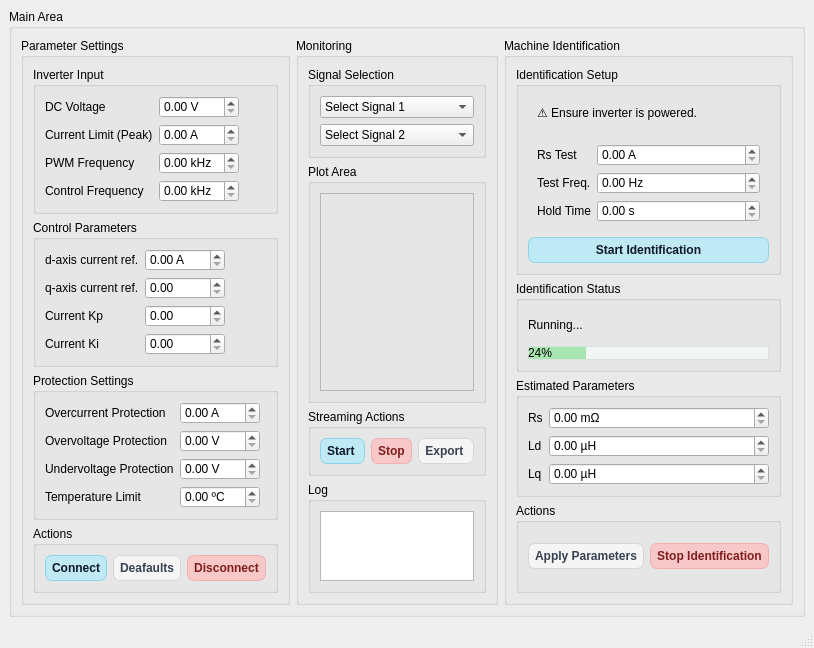
<?xml version="1.0" encoding="UTF-8"?>
<ui version="4.0">
 <class>MainWindow</class>
 <widget class="QMainWindow" name="MainWindow">
  <property name="geometry">
   <rect>
    <x>0</x>
    <y>0</y>
    <width>800</width>
    <height>600</height>
   </rect>
  </property>
  <property name="windowTitle">
   <string>MainWindow</string>
  </property>
  <widget class="QWidget" name="centralwidget">
   <property name="styleSheet">
    <string notr="true">QPushButton {
    background-color: #f3f4f6;
    color: #1f2937;
    border: 1px solid #d1d5db;
    border-radius: 7px;
    padding: 1px 6px;
    min-height: 22px;
    font-weight: 500;
}

QPushButton:hover {
    background-color: #e5e7eb;
}

QPushButton:pressed {
    background-color: #d1d5db;
}

/* BOTONES AZULES */
QPushButton#connectButton,
QPushButton#startButton,
QPushButton#startIdentificationButton {
    background-color: #bfe9f5;
    color: #0f172a;
    border: 1px solid #8fd3e8;
}

QPushButton#connectButton:hover,
QPushButton#startButton:hover,
QPushButton#startIdentificationButton:hover {
    background-color: #a9dfef;
}

QPushButton#connectButton:pressed,
QPushButton#startButton:pressed,
QPushButton#startIdentificationButton:pressed {
    background-color: #93d4e8;
}

/* BOTONES ROJOS PASTEL */
QPushButton#disconnectButton,
QPushButton#stopButton,
QPushButton#stopIdentificationButton {
    background-color: #f8c7c7;
    color: #7f1d1d;
    border: 1px solid #efb0b0;
}

QPushButton#disconnectButton:hover,
QPushButton#stopButton:hover,
QPushButton#stopIdentificationButton:hover {
    background-color: #f5b6b6;
}

QPushButton#disconnectButton:pressed,
QPushButton#stopButton:pressed,
QPushButton#stopIdentificationButton:pressed {
    background-color: #eea4a4;
}

/* BOTONES GRISES ELEGANTES */
QPushButton#defaultsButton,
QPushButton#exportButton,
QPushButton#applyParametersButton {
    background-color: #f5f5f5;
    color: #374151;
    border: 1px solid #d6d6d6;
}

QPushButton#defaultsButton:hover,
QPushButton#exportButton:hover,
QPushButton#applyParametersButton:hover {
    background-color: #ebebeb;
}

QPushButton#defaultsButton:pressed,
QPushButton#exportButton:pressed,
QPushButton#applyParametersButton:pressed {
    background-color: #dfdfdf;
}
QProgressBar#identificationProgressBar {
    background-color: #f1f5f4;
    border: 1px solid #d8e1df;
    border-radius: 8px;
    min-height: 12px;
    max-height: 12px;
}

QProgressBar#identificationProgressBar::chunk {
    background-color: #a8e6b0;
    border-radius: 8px;
}</string>
   </property>
   <layout class="QVBoxLayout" name="verticalLayout">
    <item>
     <widget class="QGroupBox" name="groupBox_2">
      <property name="title">
       <string>Main Area</string>
      </property>
      <layout class="QHBoxLayout" name="horizontalLayout" stretch="2,4,2">
       <item>
        <widget class="QGroupBox" name="groupBox_5">
         <property name="title">
          <string>Parameter Settings</string>
         </property>
         <layout class="QVBoxLayout" name="verticalLayout_2">
          <item>
           <widget class="QGroupBox" name="groupBox_9">
            <property name="title">
             <string>Inverter Input</string>
            </property>
            <layout class="QFormLayout" name="formLayout">
             <item row="0" column="0">
              <widget class="QLabel" name="label">
               <property name="text">
                <string>DC Voltage</string>
               </property>
              </widget>
             </item>
             <item row="0" column="1">
              <widget class="QDoubleSpinBox" name="doubleSpinBox">
               <property name="maximumSize">
                <size>
                 <width>80</width>
                 <height>16777215</height>
                </size>
               </property>
               <property name="suffix">
                <string> V</string>
               </property>
              </widget>
             </item>
             <item row="1" column="0">
              <widget class="QLabel" name="label_2">
               <property name="text">
                <string>Current Limit (Peak)</string>
               </property>
              </widget>
             </item>
             <item row="1" column="1">
              <widget class="QDoubleSpinBox" name="doubleSpinBox_2">
               <property name="maximumSize">
                <size>
                 <width>80</width>
                 <height>16777215</height>
                </size>
               </property>
               <property name="suffix">
                <string> A</string>
               </property>
              </widget>
             </item>
             <item row="2" column="0">
              <widget class="QLabel" name="label_3">
               <property name="text">
                <string>PWM Frequency</string>
               </property>
              </widget>
             </item>
             <item row="2" column="1">
              <widget class="QDoubleSpinBox" name="doubleSpinBox_3">
               <property name="maximumSize">
                <size>
                 <width>80</width>
                 <height>16777215</height>
                </size>
               </property>
               <property name="suffix">
                <string> kHz</string>
               </property>
              </widget>
             </item>
             <item row="3" column="0">
              <widget class="QLabel" name="label_4">
               <property name="text">
                <string>Control Frequency</string>
               </property>
              </widget>
             </item>
             <item row="3" column="1">
              <widget class="QDoubleSpinBox" name="doubleSpinBox_4">
               <property name="maximumSize">
                <size>
                 <width>80</width>
                 <height>16777215</height>
                </size>
               </property>
               <property name="suffix">
                <string> kHz</string>
               </property>
              </widget>
             </item>
            </layout>
           </widget>
          </item>
          <item>
           <widget class="QGroupBox" name="groupBox_8">
            <property name="title">
             <string>Control Parameters</string>
            </property>
            <layout class="QFormLayout" name="formLayout_2">
             <item row="0" column="0">
              <widget class="QLabel" name="label_5">
               <property name="text">
                <string>d-axis current ref.</string>
               </property>
              </widget>
             </item>
             <item row="1" column="0">
              <widget class="QLabel" name="label_6">
               <property name="text">
                <string>q-axis current ref.</string>
               </property>
              </widget>
             </item>
             <item row="2" column="0">
              <widget class="QLabel" name="label_7">
               <property name="text">
                <string>Current Kp</string>
               </property>
              </widget>
             </item>
             <item row="3" column="0">
              <widget class="QLabel" name="label_8">
               <property name="text">
                <string>Current Ki</string>
               </property>
              </widget>
             </item>
             <item row="0" column="1">
              <widget class="QDoubleSpinBox" name="doubleSpinBox_5">
               <property name="maximumSize">
                <size>
                 <width>80</width>
                 <height>16777215</height>
                </size>
               </property>
               <property name="suffix">
                <string> A</string>
               </property>
              </widget>
             </item>
             <item row="1" column="1">
              <widget class="QDoubleSpinBox" name="doubleSpinBox_6">
               <property name="maximumSize">
                <size>
                 <width>80</width>
                 <height>16777215</height>
                </size>
               </property>
              </widget>
             </item>
             <item row="2" column="1">
              <widget class="QDoubleSpinBox" name="doubleSpinBox_7">
               <property name="maximumSize">
                <size>
                 <width>80</width>
                 <height>16777215</height>
                </size>
               </property>
              </widget>
             </item>
             <item row="3" column="1">
              <widget class="QDoubleSpinBox" name="doubleSpinBox_8">
               <property name="maximumSize">
                <size>
                 <width>80</width>
                 <height>16777215</height>
                </size>
               </property>
              </widget>
             </item>
            </layout>
           </widget>
          </item>
          <item>
           <widget class="QGroupBox" name="groupBox_7">
            <property name="title">
             <string>Protection Settings </string>
            </property>
            <layout class="QFormLayout" name="formLayout_3">
             <item row="0" column="0">
              <widget class="QLabel" name="label_9">
               <property name="text">
                <string>Overcurrent Protection</string>
               </property>
              </widget>
             </item>
             <item row="1" column="0">
              <widget class="QLabel" name="label_10">
               <property name="text">
                <string>Overvoltage Protection</string>
               </property>
              </widget>
             </item>
             <item row="2" column="0">
              <widget class="QLabel" name="label_11">
               <property name="text">
                <string>Undervoltage Protection</string>
               </property>
              </widget>
             </item>
             <item row="3" column="0">
              <widget class="QLabel" name="label_12">
               <property name="text">
                <string>Temperature Limit</string>
               </property>
              </widget>
             </item>
             <item row="0" column="1">
              <widget class="QDoubleSpinBox" name="doubleSpinBox_9">
               <property name="maximumSize">
                <size>
                 <width>80</width>
                 <height>16777215</height>
                </size>
               </property>
               <property name="suffix">
                <string> A</string>
               </property>
              </widget>
             </item>
             <item row="2" column="1">
              <widget class="QDoubleSpinBox" name="doubleSpinBox_10">
               <property name="maximumSize">
                <size>
                 <width>80</width>
                 <height>16777215</height>
                </size>
               </property>
               <property name="suffix">
                <string> V</string>
               </property>
              </widget>
             </item>
             <item row="1" column="1">
              <widget class="QDoubleSpinBox" name="doubleSpinBox_11">
               <property name="maximumSize">
                <size>
                 <width>80</width>
                 <height>16777215</height>
                </size>
               </property>
               <property name="suffix">
                <string> V</string>
               </property>
              </widget>
             </item>
             <item row="3" column="1">
              <widget class="QDoubleSpinBox" name="doubleSpinBox_12">
               <property name="maximumSize">
                <size>
                 <width>80</width>
                 <height>16777215</height>
                </size>
               </property>
               <property name="suffix">
                <string> ºC</string>
               </property>
              </widget>
             </item>
            </layout>
           </widget>
          </item>
          <item>
           <widget class="QGroupBox" name="groupBox_6">
            <property name="title">
             <string>Actions</string>
            </property>
            <layout class="QHBoxLayout" name="horizontalLayout_2">
             <item>
              <widget class="QPushButton" name="connectButton">
               <property name="text">
                <string>Connect</string>
               </property>
              </widget>
             </item>
             <item>
              <widget class="QPushButton" name="defaultsButton">
               <property name="text">
                <string>Deafaults</string>
               </property>
              </widget>
             </item>
             <item>
              <widget class="QPushButton" name="disconnectButton">
               <property name="text">
                <string>Disconnect</string>
               </property>
              </widget>
             </item>
            </layout>
           </widget>
          </item>
         </layout>
        </widget>
       </item>
       <item>
        <widget class="QGroupBox" name="groupBox_4">
         <property name="title">
          <string>Monitoring</string>
         </property>
         <layout class="QVBoxLayout" name="verticalLayout_3" stretch="1,5,1,2">
          <item>
           <widget class="QGroupBox" name="groupBox_13">
            <property name="title">
             <string>Signal Selection</string>
            </property>
            <layout class="QVBoxLayout" name="verticalLayout_4">
             <item>
              <widget class="QComboBox" name="comboBox">
               <item>
                <property name="text">
                 <string>Select Signal 1</string>
                </property>
               </item>
               <item>
                <property name="text">
                 <string>DC Bus Voltage (V)</string>
                </property>
               </item>
               <item>
                <property name="text">
                 <string>d-axis Current (A)</string>
                </property>
               </item>
               <item>
                <property name="text">
                 <string>q-axis Current (A)</string>
                </property>
               </item>
               <item>
                <property name="text">
                 <string>Phase A Current (A)</string>
                </property>
               </item>
               <item>
                <property name="text">
                 <string>Phase B Current (A)</string>
                </property>
               </item>
               <item>
                <property name="text">
                 <string>Phase C Current (A)</string>
                </property>
               </item>
               <item>
                <property name="text">
                 <string>Temperature (ºC)</string>
                </property>
               </item>
               <item>
                <property name="text">
                 <string>Duty Cycle (%)</string>
                </property>
               </item>
              </widget>
             </item>
             <item>
              <widget class="QComboBox" name="comboBox_2">
               <item>
                <property name="text">
                 <string>Select Signal 2</string>
                </property>
               </item>
               <item>
                <property name="text">
                 <string>DC Bus Voltage (V)</string>
                </property>
               </item>
               <item>
                <property name="text">
                 <string>d-axis Current (A)</string>
                </property>
               </item>
               <item>
                <property name="text">
                 <string>q-axis Current (A)</string>
                </property>
               </item>
               <item>
                <property name="text">
                 <string>Phase A Current (A)</string>
                </property>
               </item>
               <item>
                <property name="text">
                 <string>Phase B Current (A)</string>
                </property>
               </item>
               <item>
                <property name="text">
                 <string>Phase C Current (A)</string>
                </property>
               </item>
               <item>
                <property name="text">
                 <string>Temperature (ºC)</string>
                </property>
               </item>
               <item>
                <property name="text">
                 <string>Duty Cycle (%)</string>
                </property>
               </item>
              </widget>
             </item>
            </layout>
           </widget>
          </item>
          <item>
           <widget class="QGroupBox" name="groupBox_12">
            <property name="title">
             <string>Plot Area</string>
            </property>
            <layout class="QVBoxLayout" name="verticalLayout_5">
             <item>
              <widget class="QFrame" name="MonitoringPlotFrame">
               <property name="frameShape">
                <enum>QFrame::Shape::StyledPanel</enum>
               </property>
               <property name="frameShadow">
                <enum>QFrame::Shadow::Raised</enum>
               </property>
              </widget>
             </item>
            </layout>
           </widget>
          </item>
          <item>
           <widget class="QGroupBox" name="groupBox_11">
            <property name="title">
             <string>Streaming Actions</string>
            </property>
            <layout class="QHBoxLayout" name="horizontalLayout_3">
             <item>
              <widget class="QPushButton" name="startButton">
               <property name="text">
                <string>Start </string>
               </property>
              </widget>
             </item>
             <item>
              <widget class="QPushButton" name="stopButton">
               <property name="text">
                <string>Stop</string>
               </property>
              </widget>
             </item>
             <item>
              <widget class="QPushButton" name="exportButton">
               <property name="text">
                <string>Export </string>
               </property>
              </widget>
             </item>
            </layout>
           </widget>
          </item>
          <item>
           <widget class="QGroupBox" name="groupBox_10">
            <property name="title">
             <string>Log</string>
            </property>
            <layout class="QVBoxLayout" name="verticalLayout_6">
             <item>
              <widget class="QPlainTextEdit" name="plainTextEdit"/>
             </item>
            </layout>
           </widget>
          </item>
         </layout>
        </widget>
       </item>
       <item>
        <widget class="QGroupBox" name="groupBox_3">
         <property name="title">
          <string>Machine Identification</string>
         </property>
         <layout class="QVBoxLayout" name="verticalLayout_7">
          <item>
           <widget class="QGroupBox" name="groupBox_15">
            <property name="title">
             <string>Identification Setup</string>
            </property>
            <layout class="QVBoxLayout" name="verticalLayout_8">
             <item>
              <widget class="QWidget" name="widget" native="true">
               <layout class="QVBoxLayout" name="verticalLayout_9">
                <item>
                 <widget class="QLabel" name="label_13">
                  <property name="sizePolicy">
                   <sizepolicy hsizetype="Expanding" vsizetype="Preferred">
                    <horstretch>0</horstretch>
                    <verstretch>0</verstretch>
                   </sizepolicy>
                  </property>
                  <property name="text">
                   <string>⚠ Ensure inverter is powered.</string>
                  </property>
                  <property name="wordWrap">
                   <bool>true</bool>
                  </property>
                 </widget>
                </item>
               </layout>
              </widget>
             </item>
             <item>
              <widget class="QWidget" name="widget_2" native="true">
               <layout class="QFormLayout" name="formLayout_5">
                <item row="0" column="1">
                 <widget class="QDoubleSpinBox" name="doubleSpinBox_13">
                  <property name="suffix">
                   <string> A</string>
                  </property>
                 </widget>
                </item>
                <item row="1" column="1">
                 <widget class="QDoubleSpinBox" name="doubleSpinBox_14">
                  <property name="suffix">
                   <string> Hz</string>
                  </property>
                 </widget>
                </item>
                <item row="2" column="1">
                 <widget class="QDoubleSpinBox" name="doubleSpinBox_15">
                  <property name="suffix">
                   <string> s</string>
                  </property>
                 </widget>
                </item>
                <item row="2" column="0">
                 <widget class="QLabel" name="label_19">
                  <property name="text">
                   <string>Hold Time</string>
                  </property>
                 </widget>
                </item>
                <item row="1" column="0">
                 <widget class="QLabel" name="label_18">
                  <property name="text">
                   <string>Test Freq.</string>
                  </property>
                 </widget>
                </item>
                <item row="0" column="0">
                 <widget class="QLabel" name="label_17">
                  <property name="text">
                   <string>Rs Test </string>
                  </property>
                 </widget>
                </item>
               </layout>
              </widget>
             </item>
             <item>
              <widget class="QPushButton" name="startIdentificationButton">
               <property name="text">
                <string>Start Identification</string>
               </property>
              </widget>
             </item>
            </layout>
           </widget>
          </item>
          <item>
           <widget class="QGroupBox" name="groupBox_16">
            <property name="title">
             <string>Identification Status</string>
            </property>
            <layout class="QVBoxLayout" name="verticalLayout_10">
             <item>
              <widget class="QLabel" name="label_14">
               <property name="text">
                <string>Running...</string>
               </property>
              </widget>
             </item>
             <item>
              <widget class="QProgressBar" name="identificationProgressBar">
               <property name="value">
                <number>24</number>
               </property>
              </widget>
             </item>
            </layout>
           </widget>
          </item>
          <item>
           <widget class="QGroupBox" name="groupBox_17">
            <property name="title">
             <string>Estimated Parameters</string>
            </property>
            <layout class="QFormLayout" name="formLayout_4">
             <item row="0" column="0">
              <widget class="QLabel" name="label_15">
               <property name="text">
                <string>Rs</string>
               </property>
              </widget>
             </item>
             <item row="0" column="1">
              <widget class="QDoubleSpinBox" name="doubleSpinBox_16">
               <property name="suffix">
                <string> mΩ</string>
               </property>
              </widget>
             </item>
             <item row="1" column="0">
              <widget class="QLabel" name="label_16">
               <property name="text">
                <string>Ld</string>
               </property>
              </widget>
             </item>
             <item row="2" column="0">
              <widget class="QLabel" name="label_20">
               <property name="text">
                <string>Lq</string>
               </property>
              </widget>
             </item>
             <item row="1" column="1">
              <widget class="QDoubleSpinBox" name="doubleSpinBox_17">
               <property name="suffix">
                <string> µH</string>
               </property>
              </widget>
             </item>
             <item row="2" column="1">
              <widget class="QDoubleSpinBox" name="doubleSpinBox_18">
               <property name="suffix">
                <string> µH</string>
               </property>
              </widget>
             </item>
            </layout>
           </widget>
          </item>
          <item>
           <widget class="QGroupBox" name="groupBox_14">
            <property name="title">
             <string>Actions</string>
            </property>
            <layout class="QHBoxLayout" name="horizontalLayout_4">
             <item>
              <widget class="QPushButton" name="applyParametersButton">
               <property name="text">
                <string>Apply Parameters</string>
               </property>
              </widget>
             </item>
             <item>
              <widget class="QPushButton" name="stopIdentificationButton">
               <property name="text">
                <string>Stop Identification</string>
               </property>
              </widget>
             </item>
            </layout>
           </widget>
          </item>
         </layout>
        </widget>
       </item>
      </layout>
     </widget>
    </item>
   </layout>
  </widget>
  <widget class="QMenuBar" name="menubar">
   <property name="geometry">
    <rect>
     <x>0</x>
     <y>0</y>
     <width>800</width>
     <height>22</height>
    </rect>
   </property>
  </widget>
  <widget class="QStatusBar" name="statusbar"/>
 </widget>
 <resources/>
 <connections/>
</ui>
